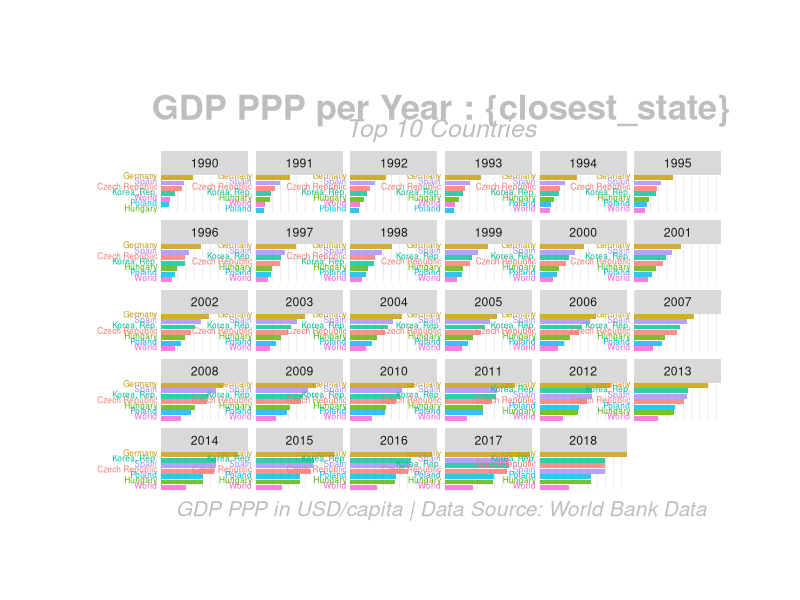

R code for this plot: (Note: this script raises an error after producing the figure.)
library(tidyverse)
library(gganimate)
library(readxl)
df = read_excel("data/gdp_ppp.xlsx")

df = gather(df, key = year,  value = "gdp", 3:32)
colnames(df) = c('country', 'code', 'year', 'gdp')
gdp_tidy = filter(df, code %in% c("POL", "DEU", "CZE", "KOR", "ESP", "HUN","WLD"))

#gdp_tidy <- read_csv("./data/gdp_tidy.csv")

gdp_formatted <- gdp_tidy %>%
  group_by(year) %>%
  # The * 1 makes it possible to have non-integer ranks while sliding
  mutate(rank = rank(-gdp),
         Value_rel = gdp/gdp[rank==1],
         Value_lbl = paste0(" ",round(gdp))) %>%
  group_by(country) %>% 
  ungroup()

gdp_formatted$Value_lbl = round(gdp_formatted$gdp)
gdp_formatted = gdp_formatted[gdp_formatted$year<2019,]
# Animation

test = filter(gdp_formatted, year == 2018)
test$Value_lbl = round(test$gdp)

ggplot(gdp_formatted, aes(rank, group = country, 
                          fill = as.factor(country), color = as.factor(country))) +
  geom_tile(aes(y = gdp/2,
                height = gdp,
                width = 0.9), alpha = 0.8, color = NA) +
  geom_text(aes(y = 0, label = paste(country, " ")), vjust = 0.2, hjust = 1, size= 2.1) +
  #geom_text(aes(y=gdp,label = Value_lbl, hjust=0)) +
  coord_flip(clip = "off", expand = FALSE) +
  scale_y_continuous(labels = scales::comma) +
  scale_x_reverse() +
  guides(color = FALSE, fill = FALSE) +
  theme(axis.line=element_blank(),
        axis.text.x=element_blank(),
        axis.text.y=element_blank(),
        axis.ticks=element_blank(),
        axis.title.x=element_blank(),
        axis.title.y=element_blank(),
        legend.position="none",
        panel.background=element_blank(),
        panel.border=element_blank(),
        panel.grid.major=element_blank(),
        panel.grid.minor=element_blank(),
        panel.grid.major.x = element_line( size=.1, color="grey" ),
        panel.grid.minor.x = element_line( size=.1, color="grey" ),
        plot.title=element_text(size=25, hjust=0.5, face="bold", colour="grey", vjust=-1),
        plot.subtitle=element_text(size=18, hjust=0.5, face="italic", color="grey"),
        plot.caption =element_text(size=15, hjust=0.5, face="italic", color="grey"),
        plot.background=element_blank(),
        plot.margin = margin(2,2, 2, 4, "cm")) +
  # view_follow(fixed_x = TRUE)  +
  labs(title = 'GDP PPP per Year : {closest_state}',  
       subtitle  =  "Top 10 Countries",
       caption  = "GDP PPP in USD/capita | Data Source: World Bank Data") +
  facet_wrap(~year)


# d

anim <- ggplot(gdp_formatted, aes(rank, group = country, 
                fill = as.factor(country), color = as.factor(country))) +
  geom_tile(aes(y = gdp/2,
                height = gdp,
                width = 0.9), alpha = 0.8, color = NA) +
  geom_text(aes(y = 0, label = paste(country, " ")), vjust = 0.2, hjust = 1, size=3) +
  geom_text(aes(y=gdp,label = Value_lbl, hjust=0)) +
  coord_flip(clip = "off", expand = FALSE) +
  scale_y_continuous(labels = scales::comma) +
  scale_x_reverse() +
  guides(color = FALSE, fill = FALSE) +
  theme(axis.line=element_blank(),
        axis.text.x=element_blank(),
        axis.text.y=element_blank(),
        axis.ticks=element_blank(),
        axis.title.x=element_blank(),
         axis.title.y=element_blank(),
        legend.position="none",
        panel.background=element_blank(),
        panel.border=element_blank(),
        panel.grid.major=element_blank(),
        panel.grid.minor=element_blank(),
        panel.grid.major.x = element_line( size=.1, color="grey" ),
        panel.grid.minor.x = element_line( size=.1, color="grey" ),
        plot.title=element_text(size=25, hjust=0.5, face="bold", colour="grey", vjust=-1),
        plot.subtitle=element_text(size=18, hjust=0.5, face="italic", color="grey"),
        plot.caption =element_text(size=12, hjust=0.5, face="italic", color="grey"),
        plot.background=element_blank(),
       plot.margin = margin(2,2, 2, 4, "cm")) +
  transition_states(year, transition_length = 4, state_length = 1) +
  view_follow(fixed_x = TRUE)  +
    labs(title = 'GDP PPP per Year : {closest_state}',  
         subtitle  =  "Top 10 Countries",
         caption  = "GDP PPP in USD/capita | Data Source: World Bank Data") 

# For GIF

animate(anim, 200, fps = 20,  width = 1200, height = 1000, 
        renderer = gifski_renderer("gganim.gif")) 

# For MP4

animate(anim, 200, fps = 10,  width = 900, height = 750, 
        renderer = ffmpeg_renderer()) -> for_mp4

anim_save("animation.mp4", animation = for_mp4 )
getwd()
